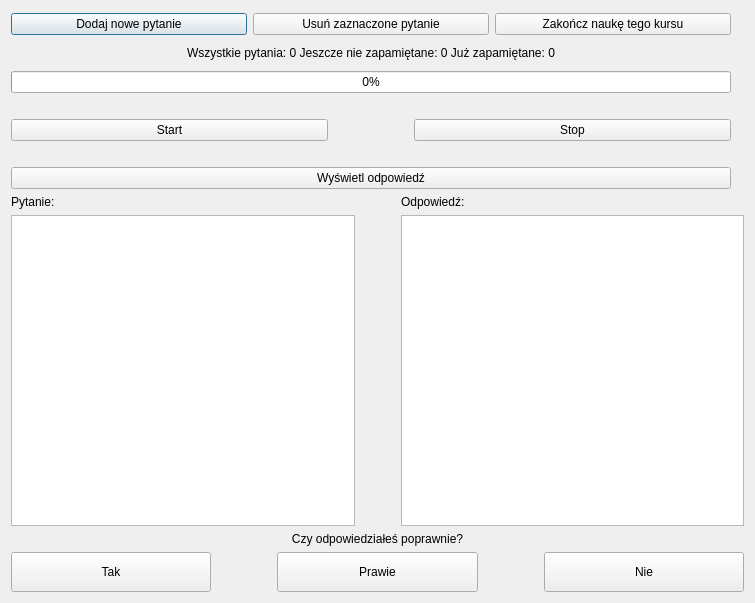
<?xml version="1.0" encoding="UTF-8"?>
<ui version="4.0">
 <class>LearningWindow</class>
 <widget class="QDialog" name="LearningWindow">
  <property name="geometry">
   <rect>
    <x>0</x>
    <y>0</y>
    <width>755</width>
    <height>603</height>
   </rect>
  </property>
  <property name="contextMenuPolicy">
   <enum>Qt::ActionsContextMenu</enum>
  </property>
  <property name="windowTitle">
   <string>Dialog</string>
  </property>
  <layout class="QGridLayout" name="gridLayout">
   <item row="0" column="0">
    <layout class="QVBoxLayout" name="verticalLayout_5">
     <item>
      <layout class="QHBoxLayout" name="horizontalLayout_5">
       <item>
        <layout class="QVBoxLayout" name="verticalLayout_4">
         <item>
          <spacer name="verticalSpacer_5">
           <property name="orientation">
            <enum>Qt::Vertical</enum>
           </property>
           <property name="sizeType">
            <enum>QSizePolicy::Fixed</enum>
           </property>
           <property name="sizeHint" stdset="0">
            <size>
             <width>20</width>
             <height>2</height>
            </size>
           </property>
          </spacer>
         </item>
         <item>
          <layout class="QHBoxLayout" name="horizontalLayout_6">
           <item>
            <widget class="QPushButton" name="newQuestionButton">
             <property name="text">
              <string>Dodaj nowe pytanie</string>
             </property>
            </widget>
           </item>
           <item>
            <widget class="QPushButton" name="deleteButton">
             <property name="text">
              <string>Usuń zaznaczone pytanie</string>
             </property>
            </widget>
           </item>
           <item>
            <widget class="QPushButton" name="endButton">
             <property name="text">
              <string>Zakończ naukę tego kursu</string>
             </property>
            </widget>
           </item>
          </layout>
         </item>
         <item>
          <spacer name="verticalSpacer_3">
           <property name="orientation">
            <enum>Qt::Vertical</enum>
           </property>
           <property name="sizeType">
            <enum>QSizePolicy::Fixed</enum>
           </property>
           <property name="sizeHint" stdset="0">
            <size>
             <width>20</width>
             <height>5</height>
            </size>
           </property>
          </spacer>
         </item>
         <item>
          <widget class="QLabel" name="statusLabel">
           <property name="text">
            <string>Wszystkie pytania: 0 Jeszcze nie zapamiętane: 0 Już zapamiętane: 0</string>
           </property>
           <property name="alignment">
            <set>Qt::AlignCenter</set>
           </property>
          </widget>
         </item>
         <item>
          <spacer name="verticalSpacer_4">
           <property name="orientation">
            <enum>Qt::Vertical</enum>
           </property>
           <property name="sizeType">
            <enum>QSizePolicy::Fixed</enum>
           </property>
           <property name="sizeHint" stdset="0">
            <size>
             <width>20</width>
             <height>5</height>
            </size>
           </property>
          </spacer>
         </item>
         <item>
          <widget class="QProgressBar" name="progressBar">
           <property name="value">
            <number>0</number>
           </property>
          </widget>
         </item>
         <item>
          <spacer name="verticalSpacer_2">
           <property name="orientation">
            <enum>Qt::Vertical</enum>
           </property>
           <property name="sizeType">
            <enum>QSizePolicy::Fixed</enum>
           </property>
           <property name="sizeHint" stdset="0">
            <size>
             <width>20</width>
             <height>20</height>
            </size>
           </property>
          </spacer>
         </item>
         <item>
          <layout class="QHBoxLayout" name="horizontalLayout">
           <item>
            <layout class="QHBoxLayout" name="horizontalLayout_3">
             <item>
              <widget class="QPushButton" name="playButton">
               <property name="sizePolicy">
                <sizepolicy hsizetype="Minimum" vsizetype="Fixed">
                 <horstretch>4</horstretch>
                 <verstretch>0</verstretch>
                </sizepolicy>
               </property>
               <property name="text">
                <string>Start</string>
               </property>
              </widget>
             </item>
             <item>
              <spacer name="horizontalSpacer_3">
               <property name="orientation">
                <enum>Qt::Horizontal</enum>
               </property>
               <property name="sizeType">
                <enum>QSizePolicy::Fixed</enum>
               </property>
               <property name="sizeHint" stdset="0">
                <size>
                 <width>80</width>
                 <height>20</height>
                </size>
               </property>
              </spacer>
             </item>
             <item>
              <widget class="QPushButton" name="stopButton">
               <property name="sizePolicy">
                <sizepolicy hsizetype="Minimum" vsizetype="Fixed">
                 <horstretch>4</horstretch>
                 <verstretch>0</verstretch>
                </sizepolicy>
               </property>
               <property name="text">
                <string>Stop</string>
               </property>
              </widget>
             </item>
            </layout>
           </item>
          </layout>
         </item>
         <item>
          <spacer name="verticalSpacer">
           <property name="orientation">
            <enum>Qt::Vertical</enum>
           </property>
           <property name="sizeType">
            <enum>QSizePolicy::Fixed</enum>
           </property>
           <property name="sizeHint" stdset="0">
            <size>
             <width>20</width>
             <height>20</height>
            </size>
           </property>
          </spacer>
         </item>
         <item>
          <widget class="QPushButton" name="showAnswerButton">
           <property name="text">
            <string>Wyświetl odpowiedź</string>
           </property>
          </widget>
         </item>
        </layout>
       </item>
       <item>
        <widget class="QLabel" name="imageLabel">
         <property name="sizePolicy">
          <sizepolicy hsizetype="Maximum" vsizetype="Maximum">
           <horstretch>0</horstretch>
           <verstretch>0</verstretch>
          </sizepolicy>
         </property>
         <property name="text">
          <string/>
         </property>
        </widget>
       </item>
      </layout>
     </item>
     <item>
      <layout class="QHBoxLayout" name="horizontalLayout_2">
       <item>
        <layout class="QVBoxLayout" name="verticalLayout">
         <item>
          <widget class="QLabel" name="label_2">
           <property name="text">
            <string>Pytanie:</string>
           </property>
          </widget>
         </item>
         <item>
          <widget class="QTextBrowser" name="questionTextBrowser">
           <property name="sizePolicy">
            <sizepolicy hsizetype="Expanding" vsizetype="Expanding">
             <horstretch>0</horstretch>
             <verstretch>80</verstretch>
            </sizepolicy>
           </property>
          </widget>
         </item>
        </layout>
       </item>
       <item>
        <spacer name="horizontalSpacer">
         <property name="orientation">
          <enum>Qt::Horizontal</enum>
         </property>
         <property name="sizeType">
          <enum>QSizePolicy::Fixed</enum>
         </property>
         <property name="sizeHint" stdset="0">
          <size>
           <width>40</width>
           <height>20</height>
          </size>
         </property>
        </spacer>
       </item>
       <item>
        <layout class="QVBoxLayout" name="verticalLayout_2">
         <item>
          <widget class="QLabel" name="label">
           <property name="text">
            <string>Odpowiedź:</string>
           </property>
          </widget>
         </item>
         <item>
          <widget class="QTextBrowser" name="answerTextBrowser">
           <property name="sizePolicy">
            <sizepolicy hsizetype="Expanding" vsizetype="Expanding">
             <horstretch>0</horstretch>
             <verstretch>0</verstretch>
            </sizepolicy>
           </property>
          </widget>
         </item>
        </layout>
       </item>
      </layout>
     </item>
     <item>
      <layout class="QVBoxLayout" name="verticalLayout_3">
       <item>
        <widget class="QLabel" name="label_3">
         <property name="sizePolicy">
          <sizepolicy hsizetype="Preferred" vsizetype="Minimum">
           <horstretch>0</horstretch>
           <verstretch>0</verstretch>
          </sizepolicy>
         </property>
         <property name="text">
          <string>Czy odpowiedziałeś poprawnie?</string>
         </property>
         <property name="alignment">
          <set>Qt::AlignCenter</set>
         </property>
        </widget>
       </item>
       <item>
        <layout class="QHBoxLayout" name="horizontalLayout_4">
         <item>
          <widget class="QPushButton" name="yesButton">
           <property name="sizePolicy">
            <sizepolicy hsizetype="Expanding" vsizetype="Fixed">
             <horstretch>0</horstretch>
             <verstretch>20</verstretch>
            </sizepolicy>
           </property>
           <property name="minimumSize">
            <size>
             <width>0</width>
             <height>40</height>
            </size>
           </property>
           <property name="text">
            <string>Tak</string>
           </property>
          </widget>
         </item>
         <item>
          <spacer name="horizontalSpacer_4">
           <property name="orientation">
            <enum>Qt::Horizontal</enum>
           </property>
           <property name="sizeType">
            <enum>QSizePolicy::Minimum</enum>
           </property>
           <property name="sizeHint" stdset="0">
            <size>
             <width>60</width>
             <height>20</height>
            </size>
           </property>
          </spacer>
         </item>
         <item>
          <widget class="QPushButton" name="almostButton">
           <property name="sizePolicy">
            <sizepolicy hsizetype="Expanding" vsizetype="Fixed">
             <horstretch>0</horstretch>
             <verstretch>50</verstretch>
            </sizepolicy>
           </property>
           <property name="minimumSize">
            <size>
             <width>0</width>
             <height>40</height>
            </size>
           </property>
           <property name="text">
            <string>Prawie</string>
           </property>
          </widget>
         </item>
         <item>
          <spacer name="horizontalSpacer_2">
           <property name="orientation">
            <enum>Qt::Horizontal</enum>
           </property>
           <property name="sizeType">
            <enum>QSizePolicy::Minimum</enum>
           </property>
           <property name="sizeHint" stdset="0">
            <size>
             <width>60</width>
             <height>20</height>
            </size>
           </property>
          </spacer>
         </item>
         <item>
          <widget class="QPushButton" name="noButton">
           <property name="sizePolicy">
            <sizepolicy hsizetype="Expanding" vsizetype="Fixed">
             <horstretch>0</horstretch>
             <verstretch>2</verstretch>
            </sizepolicy>
           </property>
           <property name="minimumSize">
            <size>
             <width>0</width>
             <height>40</height>
            </size>
           </property>
           <property name="text">
            <string>Nie</string>
           </property>
          </widget>
         </item>
        </layout>
       </item>
      </layout>
     </item>
    </layout>
   </item>
  </layout>
 </widget>
 <tabstops>
  <tabstop>newQuestionButton</tabstop>
  <tabstop>deleteButton</tabstop>
  <tabstop>playButton</tabstop>
  <tabstop>stopButton</tabstop>
  <tabstop>showAnswerButton</tabstop>
  <tabstop>endButton</tabstop>
  <tabstop>questionTextBrowser</tabstop>
  <tabstop>answerTextBrowser</tabstop>
  <tabstop>yesButton</tabstop>
  <tabstop>noButton</tabstop>
 </tabstops>
 <resources/>
 <connections/>
</ui>
